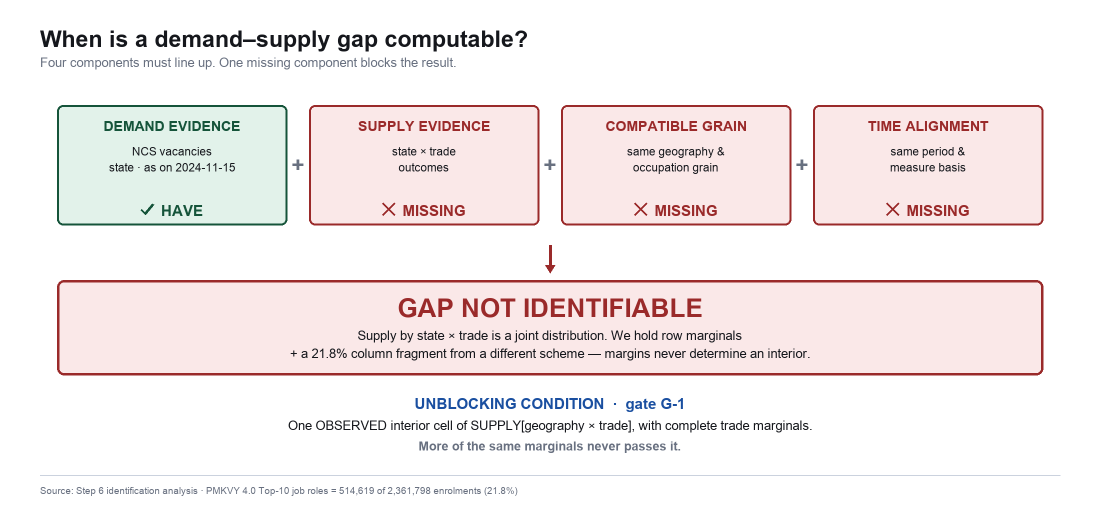
#> input picture docs/assets/gap_identification_gate.png, 2200 x 1020 px (shown at 1/2 size)
$ python build_deck.py
#> lines starting #> are read from the running program, lines starting #| are printed output that depends on the picture
"""Build the final SIH deck from the APPROVED Step 8.1 slide content.

Narrative, wording and numbers come from docs/step8.1_*. Nothing new is claimed
here. Presentation assets only - no implementation file is read or written.
"""
from __future__ import annotations

import sys
from pathlib import Path

sys.path.insert(0, str(Path(__file__).parent))
from pptx_writer import Para, Run, Shape, Slide, write_pptx  # noqa: E402

ROOT = Path(__file__).resolve().parents[2]
ASSETS = ROOT / "docs" / "assets"
SHOTS = ASSETS / "screenshots"

INK = (21, 23, 28); MUTED = (104, 112, 128); LINE = (203, 210, 222)
PANEL = (247, 248, 251); ACCENT = (26, 79, 160); ACCENT_L = (233, 240, 250)
OBS = (21, 84, 58); OBS_L = (226, 242, 234)
EST = (138, 100, 0); EST_L = (253, 243, 220)
SUP = (60, 74, 99); SUP_L = (237, 241, 247)
UNA = (154, 42, 42); UNA_L = (250, 232, 232)
W, H = 13.333, 7.5


def title(txt, sub=None, y=0.42):
    sh = [Shape("text", 0.62, y, W - 1.3, 0.72,
                [Para([Run(txt, 30, True, INK)], space_after=0)], v_anchor="ctr", margin=0)]
    if sub:
        sh.append(Shape("text", 0.62, y + 0.74, W - 1.3, 0.42,
                        [Para([Run(sub, 15, False, MUTED)], space_after=0)],
                        v_anchor="ctr", margin=0))
    return sh


def source(txt):
    return Shape("text", 0.62, H - 0.56, W - 1.3, 0.34,
                 [Para([Run(txt, 10.5, False, MUTED)], space_after=0)],
                 v_anchor="ctr", margin=0)


def card(x, y, w, h, head, lines, fg=INK, bg=None, line=LINE, head_sz=15, body_sz=12.5):
    paras = [Para([Run(head, head_sz, True, fg)], space_after=5)]
    for ln in lines:
        paras.append(Para([Run(ln, body_sz, False, INK)], space_after=3))
    return Shape("text", x, y, w, h, paras, fill=bg, line=line, radius=True, margin=0.16)


def pic(path, x, y, w, h):
    return Shape("pic", x, y, w, h, image=path)


def fit(path: Path, x, y, max_w, max_h):
    """Scale an image into a box, preserving aspect ratio and centring it."""
    from PIL import Image
    iw, ih = Image.open(path).size
    s = min(max_w / iw, max_h / ih)
    w, h = iw * s, ih * s
    return pic(path, x + (max_w - w) / 2, y + (max_h - h) / 2, w, h)


S = []

# ---------------------------------------------------------------- 1 Title --
S.append(Slide(shapes=[
    Shape("text", 0.62, 1.55, W - 1.3, 1.9, [
        Para([Run("AI-Enabled Labour Market Intelligence", 40, True, INK)], space_after=8),
        Para([Run("From fragmented official data to evidence-backed skill demand signals",
                  21, False, ACCENT)], space_after=0)], v_anchor="ctr", margin=0),
    Shape("text", 0.62, 3.6, W - 1.3, 0.5,
          [Para([Run("Smart India Hackathon 2026  ·  PS ID 26246  ·  Ministry of Skill "
                     "Development and Entrepreneurship", 14, False, MUTED)], space_after=0)],
          v_anchor="ctr", margin=0),
    card(0.62, 4.45, 2.95, 1.0, "26", ["official sources, under a", "licence gate"], ACCENT, PANEL, LINE, 15, 12),
    card(3.74, 4.45, 2.95, 1.0, "40 tables · 82,358 rows", ["conformed warehouse"], ACCENT, PANEL, LINE, 15, 12),
    card(6.86, 4.45, 2.95, 1.0, "30 API routes", ["20 production · 10 blocked"], ACCENT, PANEL, LINE, 15, 12),
    card(9.98, 4.45, 2.73, 1.0, "479 tests", ["one command rebuilds", "everything"], ACCENT, PANEL, LINE, 15, 12),
    source("Every figure in this deck is verified against the running repository."),
], notes=(
    "PS 26246 asks for a demand-supply gap forecasting engine. We built the platform such an "
    "engine requires - and we will show you something most teams will not: exactly which number "
    "the evidence cannot support, and why that matters more than a confident guess.\n\n"
    "Keep this slide to 20 seconds. Do not open with the limitation; open with the build.")))

# -------------------------------------------------------------- 2 Problem --
rows = [("NCS", "state", "2024-11-15"), ("Udyam", "district", "2023-12-21"),
        ("Census B-24", "district x occupation", "2011"),
        ("LGD", "geography directory", "monthly"),
        ("PLFS", "national only", "Apr 2025"),
        ("MSDE AR", "state x scheme", "2024-03-31")]
sh = title("Targets are set on data that cannot be joined",
           "Six official sources feed production. None of them is directly comparable with another.")
for i, (nm, grain, vin) in enumerate(rows):
    x = 0.62 + (i % 3) * 4.08
    y = 1.85 + (i // 3) * 1.25
    sh.append(card(x, y, 3.85, 1.05, nm, [f"grain: {grain}", f"vintage: {vin}"],
                   INK, PANEL, LINE, 16, 12.5))
sh += [
    Shape("text", 0.62, 4.5, W - 1.3, 1.5, [
        Para([Run("Five vintages spanning fourteen years.  Two occupation schemes.  "
                  "Three statistical natures.", 17, True, INK)], space_after=8),
        Para([Run("No source carries a district x occupation vacancy count — which is exactly "
                  "what the finest requirement needs.", 17, True, UNA)], space_after=0)],
          fill=UNA_L, line=UNA, radius=True, v_anchor="ctr", margin=0.3),
    source("Sources: NCS Parliament answers · Udyam MSME · Census 2011 B-24 · LGD · PLFS · "
           "MSDE Annual Report 2023-24"),
]
S.append(Slide(shapes=sh, notes=(
    "Before a state sanctions seats, it needs to know which district-and-trade combinations are "
    "heading for shortage or oversupply. Today that judgement is last year's targets plus a bit.\n\n"
    "The data exists - in five vintages across fourteen years, two occupation schemes, and three "
    "different statistical natures. Not one source carries a district-by-occupation vacancy count.")))

# ------------------------------------------------- 3 Why it is difficult --
S.append(Slide(shapes=title(
    "Why the problem is technically difficult",
    "A gap is computable only when four components line up. One missing component blocks it.") + [
    fit(ASSETS / "gap_identification_gate.png", 0.62, 1.55, W - 1.3, 5.2),
    source("Source: Step 6 identification analysis · PMKVY 4.0 Top-10 job roles = 514,619 of "
           "2,361,798 enrolments (21.8%)"),
], notes=(
    "Three failure modes recur in work on this problem. Scraping job portals - richest data, least "
    "defensible: postings are not vacancies, and it breaches terms of service. Treating a "
    "classification as a crosswalk - we proved NCS's 22 'sectors' are NIC-2008 industry sections, "
    "not occupations, so no sector-to-occupation mapping can exist as a function. And filling the "
    "gap with an assumption and calling it a model.\n\n"
    "We have the demand side. We do not have supply at a compatible grain - and that single missing "
    "component is what blocks the result.")))
#> in fit, `iw, ih = Image.open(path).size`: iw = 2200; ih = 1020
#> in fit, `s = min(max_w / iw, max_h / ih)`: s = 0.0051
#> in fit, `w, h = iw * s, ih * s`: w = 11.22; h = 5.2

# -------------------------------------------- 4 Evidence-first architecture --
S.append(Slide(shapes=title(
    "Evidence-first architecture",
    "Official sources in, provenance out — nothing invented in between.") + [
    fit(ASSETS / "architecture_diagram.png", 0.5, 1.4, W - 1.0, 5.4),
], notes=(
    "Left to right is unremarkable. Two things are not.\n\n"
    "The publication contract near the bottom: evidence status, confidence, coverage and "
    "prohibited interpretations are part of the response contract, and the application refuses "
    "to start if any output breaches it.\n\n"
    "And the red boundary: where compatible supply evidence is missing, the pipeline BLOCKS "
    "rather than estimates. Do not read the boxes aloud - point at those two things.")))
#> call 2 of fit, with x = 0.5, y = 1.4, max_w = 12.33, max_h = 5.4
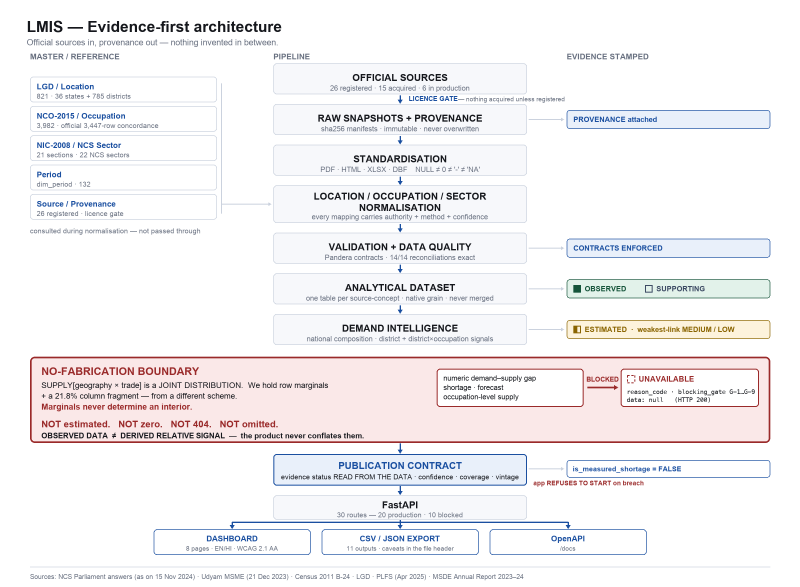
#> input picture docs/assets/architecture_diagram.png, 2400 x 1760 px (shown at 1/3 size)
#> in fit (call 2), `iw, ih = Image.open(path).size`: iw = 2400; ih = 1760
#> in fit (call 2), `s = min(max_w / iw, max_h / ih)`: s = 0.00307
#> in fit (call 2), `w, h = iw * s, ih * s`: w = 7.36; h = 5.4

# ------------------------------------------- 5 Official data -> standardised --
S.append(Slide(shapes=title(
    "Official data → standardised intelligence",
    "Every mapping carries its authority, method and confidence.") + [
    fit(ASSETS / "data_standardization.png", 0.62, 1.5, W - 1.3, 5.25),
    source("Sources: DGE NCO-2015 · official NCO-2004 concordance · LGD · NIC-2008 · "
           "DGT CTS curricula"),
], notes=(
    "NCO-2015 is the occupation spine - 3,982 occupations. Census is coded in NCO-2004, so it is "
    "bridged through the OFFICIAL 3,447-row concordance, and division purity is measured rather "
    "than assumed.\n\n"
    "Our one official trade-to-NCO link came from DGT's own CTS curriculum PDFs, which carry a "
    "Trade Code and an NCO-2015 field - that gave us two trades. The other 153 remain "
    "MAPPING_UNKNOWN. We could have matched all 155 by name resemblance in an afternoon. Fuzzy, "
    "semantic and LLM mapping are prohibited project-wide, because the result would be invented.")))
#> call 3 of fit, with x = 0.62, y = 1.5, max_w = 12.03, max_h = 5.25
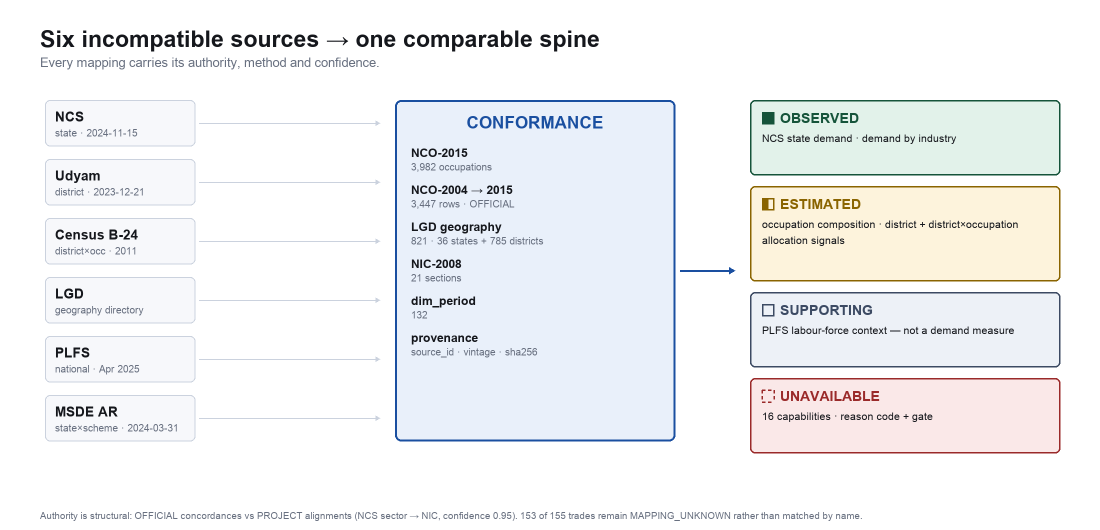
#> input picture docs/assets/data_standardization.png, 2200 x 1060 px (shown at 1/2 size)
#> in fit (call 3), `iw, ih = Image.open(path).size`: iw = 2200; ih = 1060
#> in fit (call 3), `s = min(max_w / iw, max_h / ih)`: s = 0.00495
#> in fit (call 3), `w, h = iw * s, ih * s`: w = 10.9; h = 5.25

# ------------------------------------------------- 6 Current outputs --------
outs = [
    ("OBSERVED", "NCS state demand", "state (37 + 1 residual)", "OBSERVED", OBS, OBS_L),
    ("OBSERVED", "NCS demand by industry", "22 NCS sectors", "OBSERVED", OBS, OBS_L),
    ("ESTIMATED", "National occupation composition", "NIC section x NCO division",
     "157 MEDIUM / 18 LOW", EST, EST_L),
    ("ESTIMATED", "District Relative Demand Allocation Signal", "785 districts", "MEDIUM", EST, EST_L),
    ("ESTIMATED", "District x Occupation Relative Demand Allocation Signal",
     "138 of 785 districts", "LOW", EST, EST_L),
    ("SUPPORTING", "Labour-force context (PLFS)", "national only",
     "not a demand measure", SUP, SUP_L),
]
sh = title("Current analytical outputs",
           "Two observed products, three estimated signals, one context panel — each labelled "
           "on the face of the product.")
y = 1.75
for tier, nm, grain, conf, fg, bg in outs:
    sh.append(Shape("text", 0.62, y, 1.65, 0.62,
                    [Para([Run(tier, 11, True, fg)], align="ctr", space_after=0)],
                    fill=bg, line=fg, radius=True, v_anchor="ctr", margin=0.04))
    sh.append(Shape("text", 2.42, y, 5.75, 0.62,
                    [Para([Run(nm, 14.5, True, INK)], space_after=0)], v_anchor="ctr", margin=0.08))
    sh.append(Shape("text", 8.25, y, 2.3, 0.62,
                    [Para([Run(grain, 12, False, MUTED)], space_after=0)], v_anchor="ctr", margin=0.05))
    sh.append(Shape("text", 10.62, y, 2.09, 0.62,
                    [Para([Run(conf, 11, True, fg)], align="ctr", space_after=0)],
                    v_anchor="ctr", margin=0.04))
    y += 0.72
sh += [
    Shape("text", 0.62, y + 0.08, W - 1.3, 0.62, [
        Para([Run("Unit of the signals:  relative_signal_unitless  —  not a count. "
                  "Occupation axis bridged via ILOSTAT/PLFS  P(NCO division | NIC section).",
                  13.5, True, ACCENT)], space_after=0)],
          fill=ACCENT_L, line=ACCENT, radius=True, v_anchor="ctr", margin=0.18),
    source("Source: publication contract 7.3.1 · NCS Parliament answers as on 15 Nov 2024"),
]
S.append(Slide(shapes=sh, notes=(
    "NCS has no occupation axis at all. We found the bridge in ILOSTAT's India series - whose own "
    "source is PLFS - giving an official probability of NCO division given NIC section. That makes "
    "the occupation composition estimated, and confidence varies by row, not one badge per table.\n\n"
    "Note the product names: Allocation Signal. Never 'demand ranking'. A terminology lint fails "
    "the build if anyone writes that.")))

# ------------------------------------------------- 7 Drill-down journey -----
sh = title("National → State → District → Occupation",
           "The live product. Evidence weakens as you drill down, and the interface says so.")
shots = [("02_national.png", "NATIONAL", "observed + estimated + context, kept apart"),
         ("03_state_maharashtra.png", "STATE", "districts within state, with the caveat above the table"),
         ("05_district_not_available.png", "DISTRICT", "NOT_AVAILABLE with a reason — never a zero"),
         ("06_occupation.png", "OCCUPATION", "districts within state x NCO division")]
for i, (f, tag, cap) in enumerate(shots):
    x = 0.62 + i * 3.14
    sh.append(Shape("text", x, 1.62, 2.95, 0.34,
                    [Para([Run(tag, 12, True, ACCENT)], space_after=0)], v_anchor="ctr", margin=0.04))
    sh.append(fit(SHOTS / f, x, 2.0, 2.95, 3.35))
#> call 4 of fit, with x = 0.62, y = 2, max_w = 2.95, max_h = 3.35
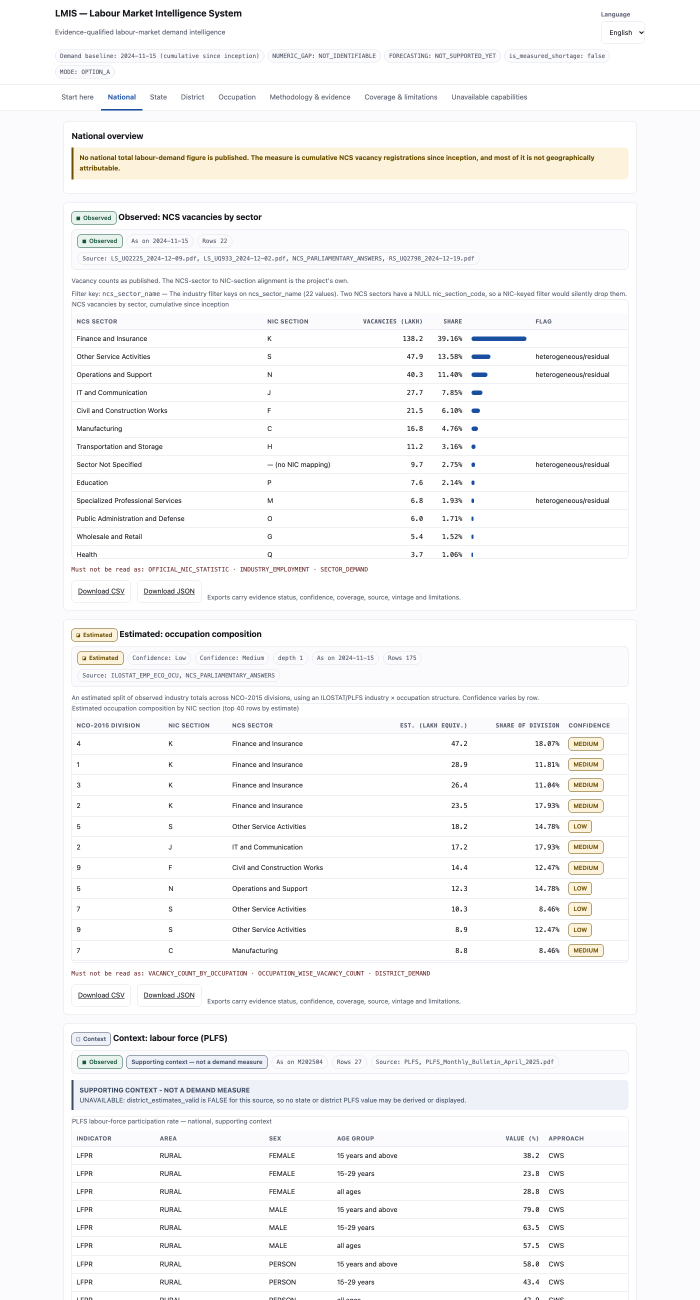
#> input picture docs/assets/screenshots/02_national.png, 1400 x 2600 px (shown at 1/2 size)
#> in fit (call 4), `iw, ih = Image.open(path).size`: iw = 1400; ih = 2600
#> in fit (call 4), `s = min(max_w / iw, max_h / ih)`: s = 0.00129
#> in fit (call 4), `w, h = iw * s, ih * s`: w = 1.8; h = 3.35
#> (the run stopped early here; a loop or call above may not have finished)
